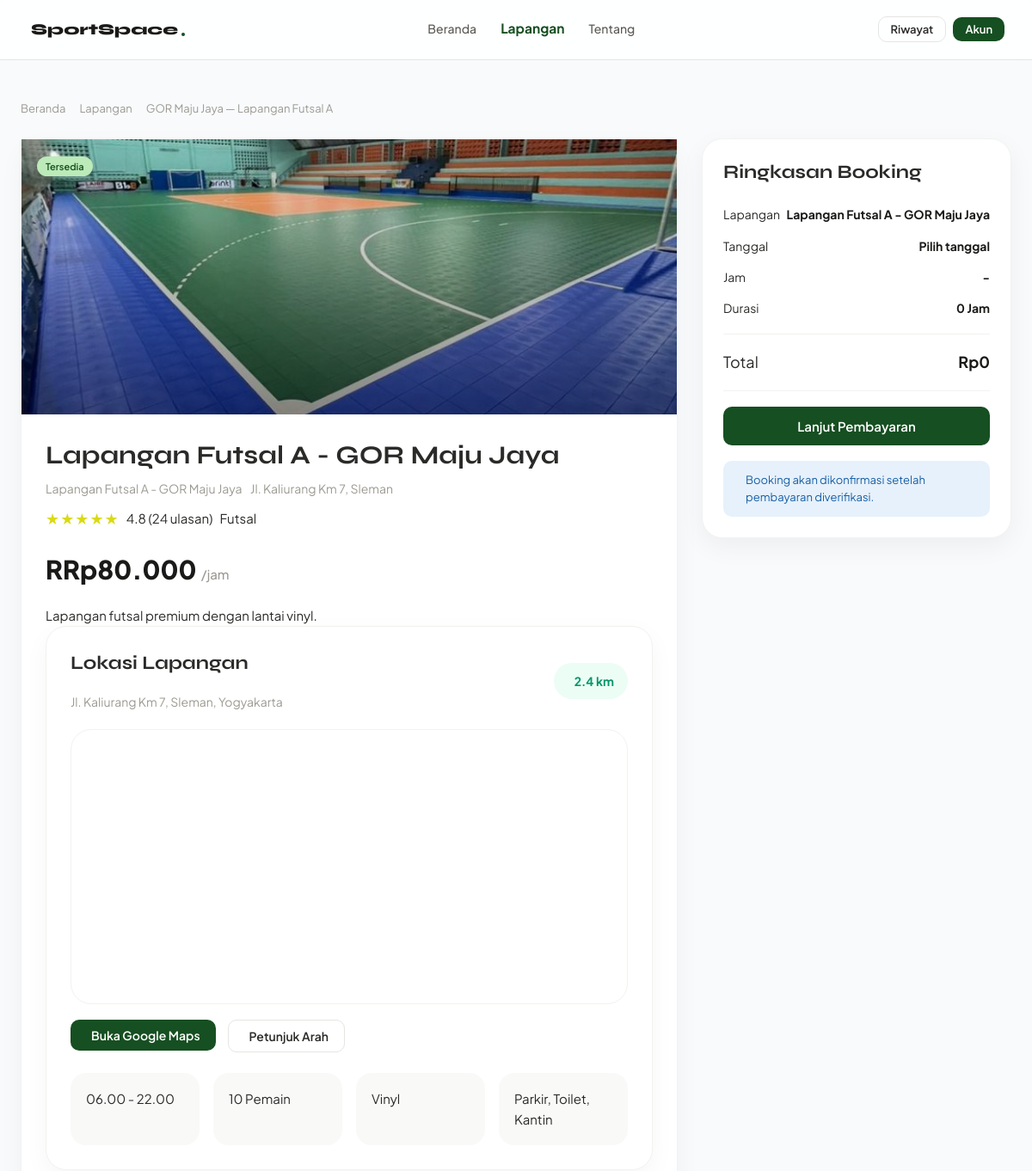
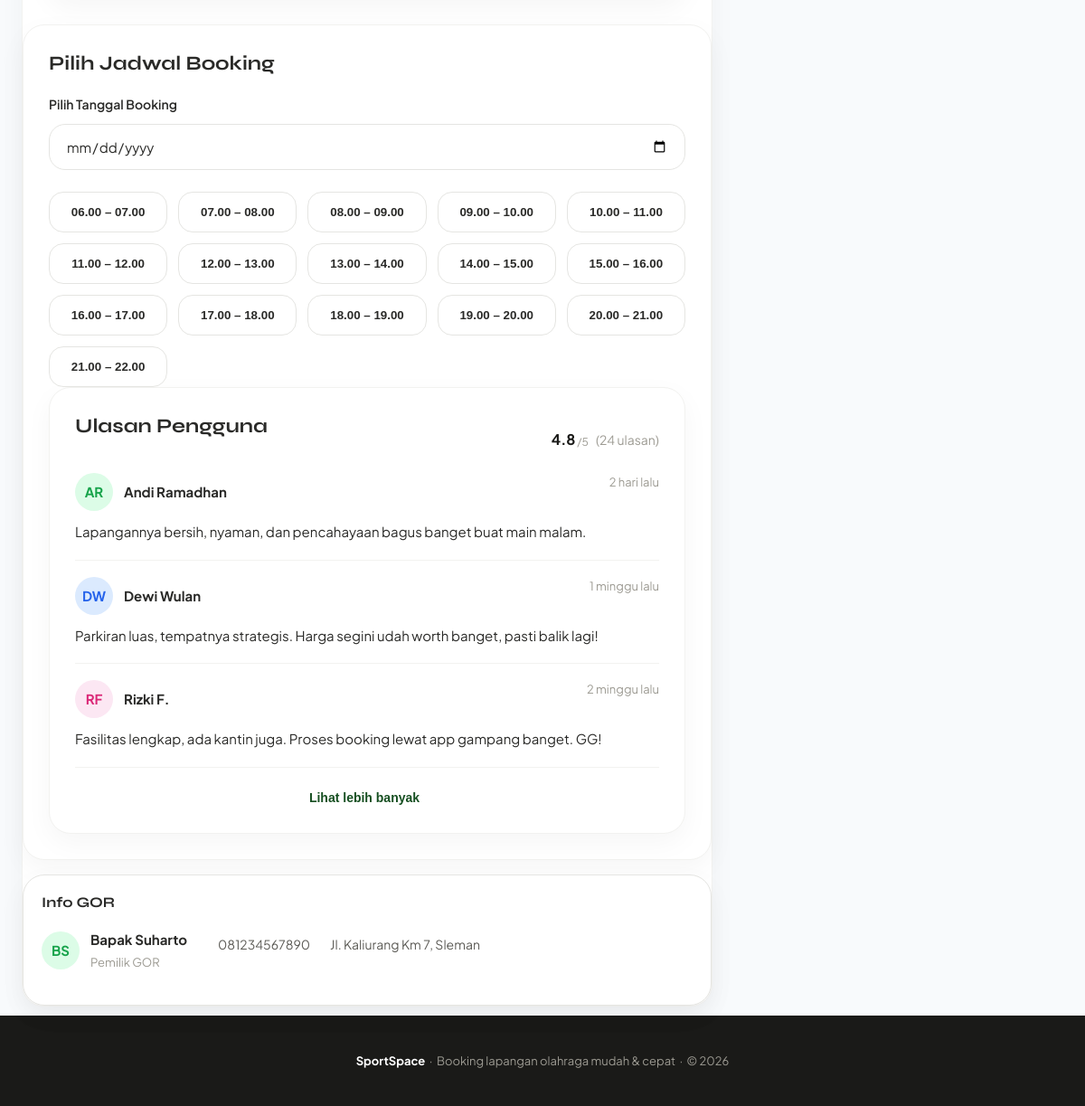
Screenshot of /detail.php?id=1 with the database file from the repository (2 pictures, top to bottom).
### tables this page shows
CREATE TABLE `fields` (
  `field_id` int(11) NOT NULL,
  `nama_lapangan` varchar(100) NOT NULL,
  `jenis` varchar(50) NOT NULL,
  `harga` decimal(10,2) NOT NULL,
  `status` enum('tersedia','penuh') NOT NULL DEFAULT 'tersedia',
  `lokasi` varchar(255) DEFAULT NULL,
  `gambar` varchar(255) DEFAULT NULL,
  `deskripsi` text DEFAULT NULL,
  `owner_name` varchar(100) DEFAULT NULL,
  `owner_phone` varchar(20) DEFAULT NULL,
  `owner_address` varchar(255) DEFAULT NULL,
  `jam_operasional` varchar(50) DEFAULT NULL,
  `kapasitas` int(11) DEFAULT NULL,
  `jenis_lantai` varchar(50) DEFAULT NULL,
  `fasilitas` text DEFAULT NULL,
  `maps_link` text DEFAULT NULL,
  `google_maps_url` text DEFAULT NULL
);

### detail.php (the view, shortened to what this page needs)
<?php
include 'config.php';
$field_id = (int) $_GET['id'];
$query = mysqli_query($conn, "
SELECT *
FROM fields
WHERE field_id='$field_id'
");
$field = mysqli_fetch_assoc($query);
$jamPenuh = [];
?>
<!DOCTYPE html>
<html lang="id">
<head>
  <link rel="stylesheet" href="index.css">
  <link rel="stylesheet" href="detail.css">
  <link rel="stylesheet" href="https://cdn.jsdelivr.net/npm/@tabler/icons-webfont@3.31.0/dist/tabler-icons.min.css">
</head>
<body>
  <nav class="navbar">
    <div class="navbar-brand">
      <span>SportSpace</span>
      <div class="dot"></div>
    </div>
    <div class="navbar-links">
      <a href="index.html">Beranda</a>
      <a href="index.html#lapangan" class="active">Lapangan</a>
      <a href="index.html#tentang">Tentang</a>
    </div>
    <div class="navbar-actions">
      <a href="riwayat.html">
        <button class="btn btn-outline btn-sm">
          Riwayat
        </button>
      </a>
      <a href="login.html">
        <button class="btn btn-primary btn-sm">
          Akun
        </button>
      </a>
    </div>
  </nav>
  <div class="back-button">
  </div>
  <div class="detail-wrapper">
    <div class="breadcrumb">
      <a href="index.html">Beranda</a>
      <a href=index.html#lapangan>Lapangan</a>
      <span style="color:var(--gray-700);">
        GOR Maju Jaya — Lapangan Futsal A
      </span>
    </div>
    <div class="detail-grid">
      <div class="detail-main">
        <div class="detail-card">
          <div class="detail-image">
            <img src="<?= $field['gambar']; ?>" alt="<?= $field['nama_lapangan']; ?>">
            <div class="detail-overlay"></div>
            <div class="detail-badge">
              <span class="badge badge-green">
                <?php echo ucfirst($field['status']); ?>
              </span>
            </div>
          </div>
          <div class="detail-content">
            <div class="detail-header">
              <div class="detail-title">
                <h1><?php echo $field['nama_lapangan']; ?></h1>
                <div class="detail-location">
                  <p style="font-size:14px;color:var(--gray-400);">
                    <?php echo $field['nama_lapangan']; ?>
                    <?php echo $field['lokasi']; ?>
                  </p>
                </div>
                <div class="detail-rating">
                  <span class="stars">★★★★★</span>
                  <span class="rating-text">
                    4.8 (24 ulasan)
                  </span>
                  <span>
                    <?php echo $field['jenis']; ?>
                  </span>
                </div>
              </div>
              <div class="detail-price">
                RRp<?php echo number_format($field['harga'], 0, ',', '.'); ?>
                <span>/jam</span>
              </div>
            </div>
            <p style="color:var(--gray-500);line-height:1.8;margin-top:18px;">
            <p>
              <?php echo $field['deskripsi']; ?>
            </p>
            </p>
            <div class="section-card">
              <div class="map-header">
                <div>
                  <h2>Lokasi Lapangan</h2>
                  <p>
                    Jl. Kaliurang Km 7, Sleman, Yogyakarta
                  </p>
                </div>
                <div class="distance-badge">
                  2.4 km
                </div>
              </div>
              <div class="map-frame">
                <iframe src="<?= $field['maps_link']; ?>" loading="lazy" allowfullscreen>
                </iframe>
              </div>
              <div class="map-actions">
                <a href="<?= $field['google_maps_url']; ?>" target="_blank">
                  <button class="btn btn-primary">
                    Buka Google Maps
                  </button>
                </a>
                <button class="btn btn-outline">
                  Petunjuk Arah
                </button>
              </div>
              <div class="info-grid">
                <div class="info-box">
                  <?php echo $field['jam_operasional']; ?>
                </div>
                <div class="info-box">
                  <?php echo $field['kapasitas']; ?> Pemain
                </div>
                <div class="info-box">
                  <?php echo $field['jenis_lantai']; ?>
                </div>
                <div class="info-box">
                  <?php echo $field['fasilitas']; ?>
                </div>
              </div>
            </div>
          </div>
          <div class="section-card">
            <h2>Pilih Jadwal Booking</h2>
            <div style="margin-bottom:24px;">
              <label style="display:block;font-size:14px;font-weight:600;margin-bottom:10px;color:var(--gray-700);">
                Pilih Tanggal Booking
              </label>
              <div class="calendar-input">
                <input type="date" id="booking-date-display">
              </div>
            </div>
            <div class="slots-grid">
              <?php
              for ($jam = 6; $jam < 22; $jam++) {
                $mulai =
                  sprintf('%02d:00', $jam);
                $selesai =
                  sprintf('%02d:00', $jam + 1);
                $penuh =
                  in_array(
                    $mulai,
                    $jamPenuh
                  );
                ?>
                <button class="slot-btn <?= $penuh ? 'penuh' : '' ?>" <?php if (!$penuh): ?> onclick="toggleSlot(this)"
                  <?php endif; ?> data-start="   <?= str_replace(':', '.', $mulai) ?>"
                  data-end="<?= str_replace(':', '.', $selesai) ?>">
                  <?= str_replace(':', '.', $mulai) ?>
                  –
                  <?= str_replace(':', '.', $selesai) ?>
                </button>
              <?php } ?>
            </div>
            <div class="section-card">
              <div style="display:flex;justify-content:space-between;align-items:center;">
                <h2>Ulasan Pengguna</h2>
                <div class="detail-rating">
                  <div class="rating-text">
                    <strong>4.8</strong>
                    <span>/5</span>
                  </div>
                  <span class="review-count">
                    (24 ulasan)
                  </span>
                </div>
              </div>
              <div class="review-item">
                <div class="review-header">
                  <div class="review-user">
                    <div class="avatar green">AR</div>
                    <div>
                      <strong>Andi Ramadhan</strong>
                    </div>
                  </div>
                  <span style="font-size:13px;color:var(--gray-400);">
                    2 hari lalu
                  </span>
                </div>
                <p style="color:var(--gray-500);line-height:1.7;">
                  Lapangannya bersih, nyaman, dan pencahayaan bagus banget buat main malam.
                </p>
              </div>
              <div class="review-item">
                <div class="review-header">
                  <div class="review-user">
                    <div class="avatar blue">DW</div>
                    <div>
                      <strong>Dewi Wulan</strong>
                    </div>
                  </div>
                  <span style="font-size:13px;color:var(--gray-400);">
                    1 minggu lalu
                  </span>
                </div>
                <p style="color:var(--gray-500);line-height:1.7;">
                  Parkiran luas, tempatnya strategis. Harga segini udah worth banget, pasti balik lagi!
                </p>
              </div>
              <div class="review-item">
                <div class="review-header">
                  <div class="review-user">
                    <div class="avatar pink">RF</div>
                    <div>
                      <strong>Rizki F.</strong>
                    </div>
                  </div>
                  <span style="font-size:13px;color:var(--gray-400);">
                    2 minggu lalu
                  </span>
                </div>
                <p style="color:var(--gray-500);line-height:1.7;">
                  Fasilitas lengkap, ada kantin juga. Proses booking lewat app gampang banget. GG!
                </p>
              </div>
              <div class="more-review">
                <button class="btn-more" onclick="showMoreReviews()">
                  Lihat lebih banyak
                </button>
              </div>
            </div>
          </div>
          <div class="owner-card">
            <h3 style="font-size:16px;margin-bottom:18px;">
              Info GOR
            </h3>
            <div class="owner-profile">
              <div class="avatar green">
                <?php
                $inisial = '';
                $nama = explode(' ', $field['owner_name']);
                foreach ($nama as $n) {
                  $inisial .= strtoupper(substr($n, 0, 1));
                }
                echo substr($inisial, 0, 2);
                ?>
              </div>
              <div>
                <strong style="display:block;">
                  <?= htmlspecialchars($field['owner_name']); ?>
                </strong>
                <span style="font-size:13px;color:var(--gray-400);">
                  Pemilik GOR
                </span>
              </div>
              <div class="owner-info">
                <?= htmlspecialchars($field['owner_phone']); ?>
              </div>
              <div class="owner-info">
                <?= htmlspecialchars($field['owner_address']); ?>
              </div>
            </div>
          </div>
        </div>
      </div>
      <div class="detail-sidebar">
        <div class="booking-card">
          <h2 style="font-size:22px;margin-bottom:24px;">
            Ringkasan Booking
          </h2>
          <div class="summary-row">
            <span>Lapangan</span>
            <strong>
              <?php echo $field['nama_lapangan']; ?>
            </strong>
          </div>
          <div class="summary-row">
            <span>Tanggal</span>
            <strong id="summary-date">Pilih tanggal</strong>
          </div>
          <div class="summary-row">
            <span>Jam</span>
            <strong id="summary-time">-</strong>
          </div>
          <div class="summary-row">
            <span>Durasi</span>
            <strong id="summary-duration">0 Jam</strong>
          </div>
          <div class="summary-divider"></div>
          <div class="summary-row" style="font-size:18px;">
            <span>Total</span>
            <strong id="summary-total">Rp0</strong>
          </div>
          <div class="summary-divider"></div>
          <form action="pembayaran.php" method="POST">
            <button type="submit" class="btn btn-primary btn-lg btn-full">
              Lanjut Pembayaran
            </button>
          </form>
          <div class="alert alert-info" style="margin-top:18px;">
            Booking akan dikonfirmasi setelah pembayaran diverifikasi.
          </div>
        </div>
      </div>
    </div>
  </div>
  <footer class="footer">
    <strong>SportSpace</strong>
    &nbsp;·&nbsp;
    Booking lapangan olahraga mudah & cepat
    &nbsp;·&nbsp;
    &copy; <?= date('Y'); ?>
  </footer>
</body>
</html>

### index.css (style rules this page uses)
:root { --green: #164f21; --green-light: #bceab8; --green-mid: #1f9b32; --amber: #BA7517; --amber-light: #FAEEDA; --red: #C0392B; --red-light: #FDECEA; --blue-light: #E6F1FB; --blue: #185FA5; --gray-50: #F9F9F8; --gray-100: #F2F2F0; --gray-200: #E5E5E2; --gray-300: #D1D0CC; --gray-400: #9C9A92; --gray-600: #5C5B56; --gray-800: #2A2A28; --gray-900: #1A1A18; --white: #FFFFFF; --black: #000000; --radius-sm: 6px; --radius-md: 10px; --radius-lg: 16px; --radius-xl: 24px; --shadow-sm: 0 1px 3px rgba(0, 0, 0, .06), 0 1px 2px rgba(0, 0, 0, .04); --shadow-md: 0 4px 12px rgba(0, 0, 0, .08), 0 2px 4px rgba(0, 0, 0, .04); --shadow-lg: 0 10px 30px rgba(0, 0, 0, .10), 0 4px 8px rgba(0, 0, 0, .04); }
*, *::before, *::after { box-sizing: border-box; margin: 0; padding: 0; }
body { font-family: 'Plus Jakarta Sans', sans-serif; background: var(--gray-50); color: var(--gray-800); line-height: 1.6; font-size: 15px; }
h1, h2, h3 { font-family: 'Syne', sans-serif; line-height: 1.3; }
a { text-decoration: none; color: inherit; }
.navbar { position: sticky; top: 0; z-index: 100; display: flex; align-items: center; justify-content: space-between; padding: 14px 32px; background: rgba(255, 255, 255, 0.85); backdrop-filter: blur(5px); border-bottom: 1px solid var(--gray-200); }
.navbar-brand { display: flex; align-items: center; gap: 4px; font-family: 'Syne', sans-serif; font-size: 18px; font-weight: 800; color: var(--gray-900); }
.navbar-brand .dot { width: 4px; height: 4px; background: var(--green); border-radius: 100%; transform: translateY(6px); }
.navbar-links { display: flex; gap: 28px; }
.navbar-links a { font-size: 14px; color: var(--gray-600); font-weight: 500; transition: all 0.3 ease; position: relative; display: inline-block; padding: 8px 0; }
.navbar-links a:hover, .navbar-links a.active { color: var(--green); font-weight: 700; font-size: 15.5px; transform: translateY(-1px); }
.navbar-links a:hover, .navbar-links a.active { color: var(--green); }
.navbar-actions { display: flex; gap: 8px; align-items: center; }
.btn { display: inline-flex; align-items: center; gap: 6px; border: none; border-radius: var(--radius-md); padding: 9px 18px; font-size: 14px; font-weight: 600; cursor: pointer; transition: all .15s; font-family: 'Plus Jakarta Sans', sans-serif; }
.btn-primary { background: var(--green); color: var(--white); }
.btn-outline { background: transparent; border: 1.5px solid var(--gray-200); color: var(--gray-800); }
.btn-sm { padding: 6px 14px; font-size: 13px; }
.btn-lg { padding: 13px 28px; font-size: 15px; }
.btn-full { width: 100%; justify-content: center; }
.badge { display: inline-flex; align-items: center; gap: 4px; font-size: 11px; font-weight: 600; padding: 3px 10px; border-radius: 20px; }
.badge-green { background: var(--green-light); color: var(--green); }
.footer { background: var(--gray-900); color: var(--gray-400); padding: 40px; text-align: center; font-size: 13px; width: 100%; }
.footer strong { color: var(--white); }
.stars { color: rgb(218, 218, 19); font-size: 13px; letter-spacing: 1px; }
.alert { padding: 12px 16px; border-radius: var(--radius-md); font-size: 13px; display: flex; align-items: start; gap: 10px; }
.alert-info { background: var(--blue-light); color: var(--blue); }

### rows the page displays
fields: gambar (picture), status "Tersedia", nama_lapangan "Lapangan Futsal A - GOR Maju Jaya", lokasi "Jl. Kaliurang Km 7, Sleman", jenis "Futsal", harga "80.000", deskripsi "Lapangan futsal premium dengan lantai vinyl.", jam_operasional "06.00 - 22.00", kapasitas "10", jenis_lantai "Vinyl", fasilitas "Parkir, Toilet, Kantin", owner_name "Bapak Suharto", owner_phone "081234567890", owner_address "Jl. Kaliurang Km 7, Sleman"

### other values shown
str_replace(':', '.', $mulai) "06.00"
str_replace(':', '.', $selesai) "07.00"
str_replace(':', '.', $mulai) "07.00"
str_replace(':', '.', $selesai) "08.00"
str_replace(':', '.', $mulai) "08.00"
str_replace(':', '.', $selesai) "09.00"
str_replace(':', '.', $mulai) "09.00"
str_replace(':', '.', $selesai) "10.00"
str_replace(':', '.', $mulai) "10.00"
str_replace(':', '.', $selesai) "11.00"
str_replace(':', '.', $mulai) "11.00"
str_replace(':', '.', $selesai) "12.00"
str_replace(':', '.', $mulai) "12.00"
str_replace(':', '.', $selesai) "13.00"
str_replace(':', '.', $mulai) "13.00"
